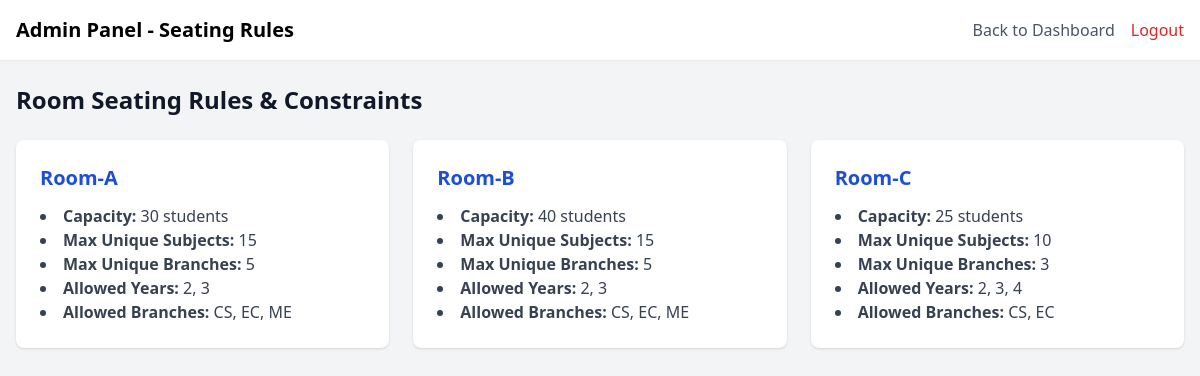
/admin/seating_rules (signed in), run on the app's committed database.
### tables this page shows
CREATE TABLE room_configs (
            id INTEGER PRIMARY KEY AUTOINCREMENT,
            room_name TEXT NOT NULL UNIQUE,
            capacity INTEGER NOT NULL,
            max_subjects INTEGER,
            max_branches INTEGER,
            allowed_years TEXT,
            allowed_branches TEXT,
            layout_columns INTEGER DEFAULT 6,
            layout_rows INTEGER DEFAULT 5
        );

### app.py (the view)
@app.route('/admin/seating_rules')
@require_admin
def admin_seating_rules():
    conn = sqlite3.connect(DB_PATH)
    cursor = conn.cursor()
    cursor.execute('SELECT * FROM room_configs ORDER BY room_name')
    rooms_data = cursor.fetchall()
    conn.close()
    room_constraints = []
    for room in rooms_data:
        room_constraints.append({
            'room_name': room[1],
            'capacity': room[2],
            'max_subjects': room[3],
            'max_branches': room[4],
            'allowed_years': room[5].split(',') if room[5] else [],
            'allowed_branches': room[6].split(',') if room[6] else []
        })
    return render_template('admin_seating_rules.html', room_constraints=room_constraints)

### app.py (called while the page is built)
def require_admin(f):
    @wraps(f)
    def decorated_function(*args, **kwargs):
        if 'role' not in session or session['role'] != 'admin':
            flash('Admin access required.', 'danger')
            return redirect(url_for('login'))
        return f(*args, **kwargs)
    return decorated_function

### templates/admin_seating_rules.html (shortened to what this page needs)
<!DOCTYPE html>
<html lang="en">
<head>
    <link href="https://cdnjs.cloudflare.com/ajax/libs/flowbite/2.2.0/flowbite.min.css" rel="stylesheet" />
    <script src="https://cdn.tailwindcss.com"></script>
</head>
<body class="bg-gray-100 min-h-screen">
    <nav class="bg-white shadow-sm">
        <div class="max-w-7xl mx-auto px-4">
            <div class="flex justify-between items-center py-4">
                <div class="flex items-center">
                    <span class="text-xl font-semibold">Admin Panel - Seating Rules</span>
                </div>
                <div class="flex items-center space-x-4">
                    <a href="{{ url_for('admin_dashboard') }}" class="text-gray-600 hover:text-gray-900">Back to Dashboard</a>
                    <a href="{{ url_for('logout') }}" class="text-red-600 hover:text-red-700">Logout</a>
                </div>
            </div>
        </div>
    </nav>
    <div class="max-w-7xl mx-auto px-4 py-6">
        <h1 class="text-2xl font-bold text-gray-900 mb-6">Room Seating Rules & Constraints</h1>
        {% if room_constraints %}
            <div class="grid grid-cols-1 md:grid-cols-2 lg:grid-cols-3 gap-6">
                {% for room in room_constraints %}
                    <div class="bg-white rounded-lg shadow p-6">
                        <h2 class="text-xl font-bold text-blue-700 mb-3">{{ room.room_name }}</h2>
                        <ul class="list-disc list-inside text-gray-700">
                            <li><strong>Capacity:</strong> {{ room.capacity }} students</li>
                            <li><strong>Max Unique Subjects:</strong> {{ room.max_subjects if room.max_subjects is not none else 'N/A (No Limit)' }}</li>
                            <li><strong>Max Unique Branches:</strong> {{ room.max_branches if room.max_branches is not none else 'N/A (No Limit)' }}</li>
                            <li><strong>Allowed Years:</strong> {{ room.allowed_years|join(', ') if room.allowed_years else 'Any' }}</li>
                            <li><strong>Allowed Branches:</strong> {{ room.allowed_branches|join(', ') if room.allowed_branches else 'Any' }}</li>
                        </ul>
                    </div>
                {% endfor %}
            </div>
        {% else %}
            <p class="text-gray-600">No room configuration rules found. Please configure rooms in the admin dashboard.</p>
        {% endif %}
    </div>
</body>
</html>

### data on the page
room_configs: room_name "Room-A", capacity "30", max_subjects "15", max_branches "5", allowed_years "2, 3", allowed_branches "CS, EC, ME"
room_configs: room_name "Room-B", capacity "40", max_subjects "15", max_branches "5", allowed_years "2, 3", allowed_branches "CS, EC, ME"
room_configs: room_name "Room-C", capacity "25", max_subjects "10", max_branches "3", allowed_years "2, 3, 4", allowed_branches "CS, EC"
